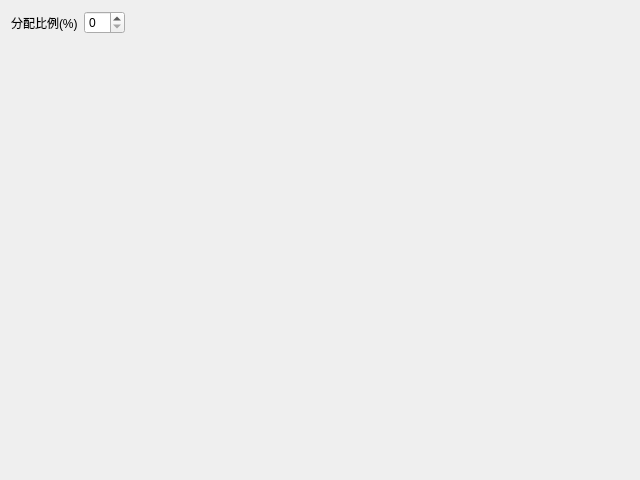
<?xml version="1.0" encoding="UTF-8"?>
<ui version="4.0">
 <class>Form</class>
 <widget class="QWidget" name="Form">
  <property name="geometry">
   <rect>
    <x>0</x>
    <y>0</y>
    <width>640</width>
    <height>480</height>
   </rect>
  </property>
  <property name="windowTitle">
   <string>Form</string>
  </property>
  <layout class="QVBoxLayout" name="verticalLayout">
   <item>
    <layout class="QHBoxLayout" name="horizontalLayout">
     <item>
      <widget class="QLabel" name="label">
       <property name="text">
        <string>分配比例(%)</string>
       </property>
      </widget>
     </item>
     <item>
      <widget class="QSpinBox" name="ratio"/>
     </item>
     <item>
      <spacer name="horizontalSpacer">
       <property name="orientation">
        <enum>Qt::Horizontal</enum>
       </property>
       <property name="sizeHint" stdset="0">
        <size>
         <width>438</width>
         <height>20</height>
        </size>
       </property>
      </spacer>
     </item>
    </layout>
   </item>
   <item>
    <spacer name="verticalSpacer">
     <property name="orientation">
      <enum>Qt::Vertical</enum>
     </property>
     <property name="sizeHint" stdset="0">
      <size>
       <width>20</width>
       <height>431</height>
      </size>
     </property>
    </spacer>
   </item>
  </layout>
 </widget>
 <resources/>
 <connections/>
</ui>
